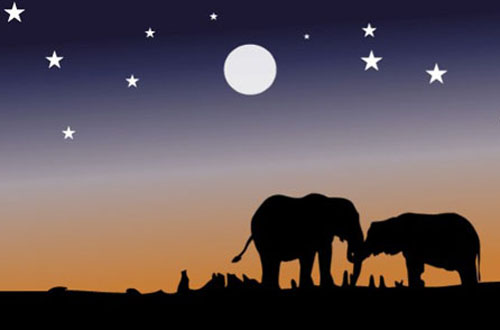
#> input picture elephant.jpg, 500 x 330 px
$ python ImageSegmentation.py
#> lines starting #> are read from the running program, lines starting #| are printed output that depends on the picture
# importing import Libraries
import matplotlib.pyplot as plt
import cv2
import pandas as pd
import numpy as np
from sklearn.cluster import KMeans

# Reading Image Using openCV
img = cv2.imread('elephant.jpg')
#> img is the input picture: shape (330, 500, 3); mean B, G, R 85.4, 81.1, 93.9
cvt_img = cv2.cvtColor(img,cv2.COLOR_BGR2RGB)
orig_shape = img.shape
#> orig_shape = (330, 500, 3)
""" Uncomment to see the Shape of orginal Image
	print(img.shape) """

# Plotting the image Using matplotlib
plt.imshow(cvt_img)
plt.show()

# Creating dataset
all_pixels = cvt_img.reshape((-1,3))
""" Uncomment to See the shape of the dataset
	print(all_pixels.shape) """

# Using Sklearn Kmeans Algorithm

# Change the Value According to you
dominant_colors = 7

# Instantiating Object of Kmeans class
km = KMeans(n_clusters=dominant_colors)

# Training the model
km.fit(all_pixels)

""" Uncomment To check the labels in the model
	km.labels_ """

# To get the coordinates of the centers in type-int
centers = km.cluster_centers_
centers = np.array(centers,dtype='uint8')
""" Uncomment to see the centers predicted
	print(centers) """

# Printing the Color Swatches of dominating Colors
i = 1

# To store the K most dominant Colors
colors = []

# Looping over each color in centers
for each_col in centers:

    # To Create the Subplots using matplotlib
    plt.subplot(1,dominant_colors,i)
    plt.axis('off')

    colors.append(each_col)

    # Colors Swatch
    Swatch = np.zeros((100,100,3),dtype='uint8')

    # Filling the Swatch
    Swatch[:,:,:] = each_col

    # plotting the swatches using Matplotlib
    plt.imshow(Swatch)

    i+= 1

plt.show()
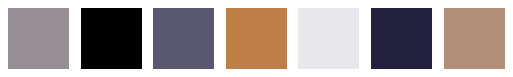
#> figure drawn by matplotlib, 7 panels

""" Uncomment to see the Colors array created
	print(colors) """

# Reconstructin the same image with only most dominating K colors

# Creating New Image dimensions
new_image = np.zeros((330*500,3),dtype="uint8")
""" Uncommnet to the Shape of the newly Created Image
	print(new_image.shape) """

# Rebuilding the whole image using the most K dominant colors
for ix in range(new_image.shape[0]):
    new_image[ix] = colors[km.labels_[ix]]

# Reshaping the new_image to print the image formed
new_image = new_image.reshape((orig_shape))

# Plotting the image using matplotlib
plt.imshow(new_image)
plt.show()
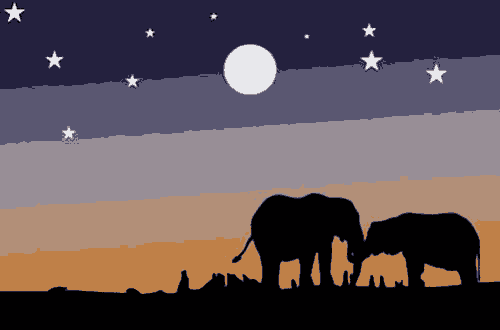
#> shown: shape (330, 500, 3); mean R, G, B 93.4, 80.5, 85

# Thanks Guys! Happy coding ... :p
